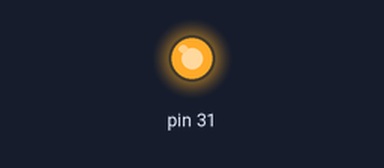
This sketch was run on a simulated Arduino Mega 2560, built with avr-gcc and run on an emulated ATmega2560. Parts: output pins drawn as LEDs (lit = HIGH).

Above: at 0.7 s.
At 5.2 s:
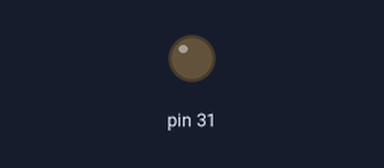
Timing chart, 0 to 6.9 s (numbered marks = the images above):
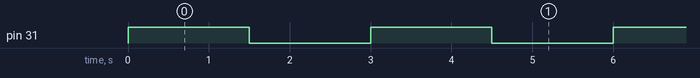

Measured:
- by itself, pin 31: alternates HIGH for 1.5 s and LOW for 1.5 s

The sketch:

EssaiPE2.ino
```cpp
void setup(){
	pinMode(31, OUTPUT);
}

void loop(){
	digitalWrite(31, HIGH);
	delay(1500);
	digitalWrite(31, LOW);
	delay(1500);
}
```
